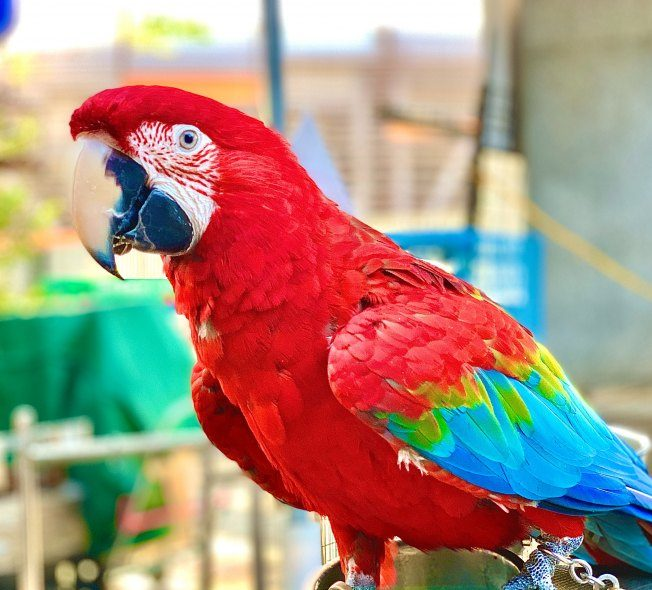
#> input picture images/parrot.jpg, 652 x 590 px
$ python 6_simple_thresholding.py
#> lines starting #> are read from the running program, lines starting #| are printed output that depends on the picture; after the words box and inside, x2 and y2 are one past the last pixel; in counts of white or black regions, pixels touching at a corner belong together
"""
Python program to illustrate
simple thresholding type on an image
"""
import cv2
import numpy as np
"""
path to input image is specified and image is loaded with imread command
"""
image1 = cv2.imread('images/parrot.jpg')
#> image1 is the input picture: shape (590, 652, 3); mean B, G, R 126.5, 140.3, 165.4
"""
cv2.cvtColor (convert color) is applied over the image input with applied parameters to convert the image in grayscale
"""
img = cv2.cvtColor(image1, cv2.COLOR_BGR2GRAY)
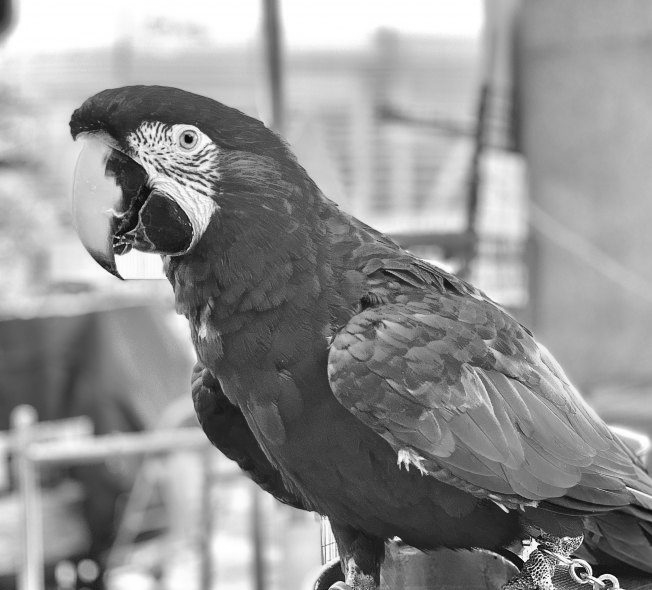
#> img: shape (590, 652); min 1, max 255, mean 146.2
"""
Applying different thresholding techniques on the input image all pixels value above 120 will be set to 255
"""
ret, thresh1 = cv2.threshold(img, 120, 255, cv2.THRESH_BINARY)
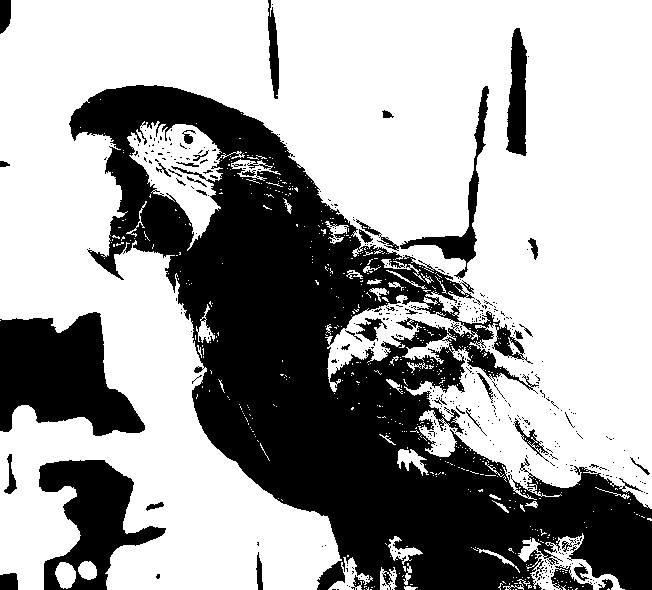
#> thresh1: shape (590, 652); 64% white; 453 black regions (411 under 20 px), largest, box (x1, y1, x2, y2) and area: (69, 85, 652, 590) 109332, (0, 312, 145, 436) 11729, (39, 460, 166, 590) 7735
ret, thresh2 = cv2.threshold(img, 120, 255, cv2.THRESH_BINARY_INV)
ret, thresh3 = cv2.threshold(img, 120, 255, cv2.THRESH_TRUNC)
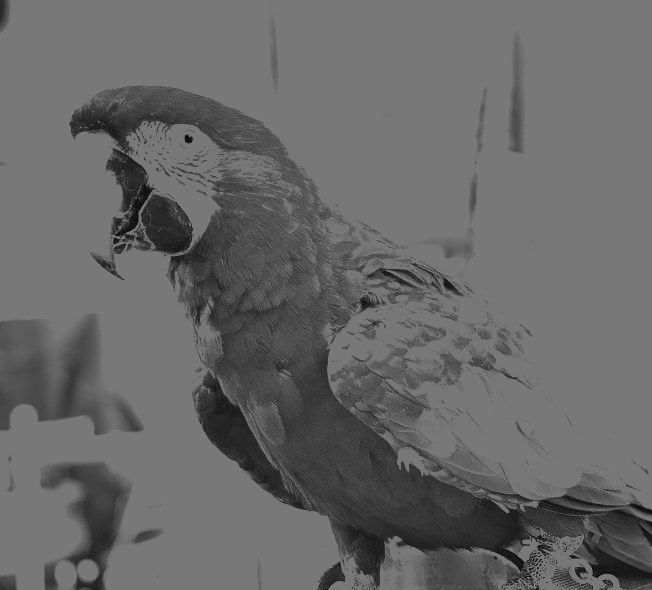
#> thresh3: shape (590, 652); min 1, max 120, mean 104.2
ret, thresh4 = cv2.threshold(img, 120, 255, cv2.THRESH_TOZERO)
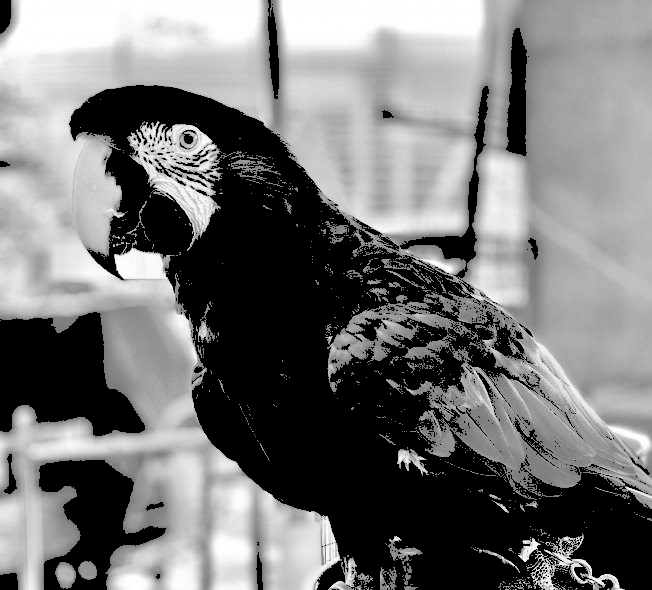
#> thresh4: shape (590, 652); min 0, max 255, mean 118.9
ret, thresh5 = cv2.threshold(img, 120, 255, cv2.THRESH_TOZERO_INV)
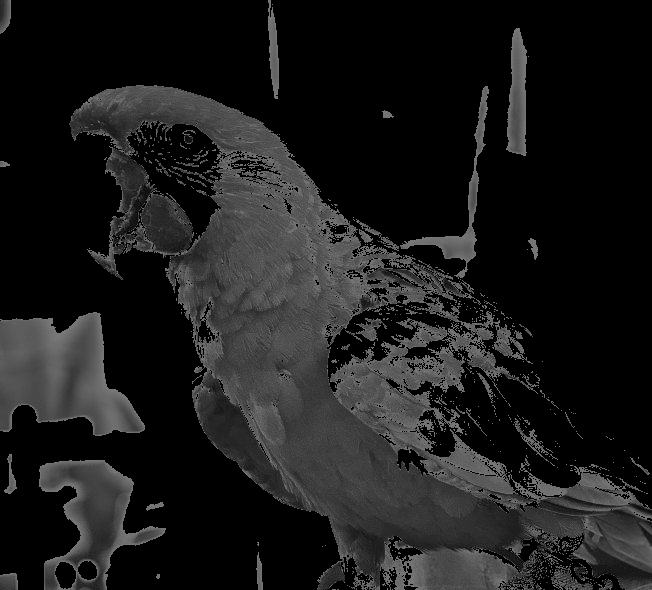
#> thresh5: shape (590, 652); min 0, max 120, mean 27.4
# the window showing output images
# with the corresponding thresholding
# techniques applied to the input images
cv2.imshow('Binary Threshold', thresh1)
cv2.imshow('Binary Threshold Inverted', thresh2)
cv2.imshow('Truncated Threshold', thresh3)
cv2.imshow('Set to 0', thresh4)
cv2.imshow('Set to 0 Inverted', thresh5)
# De-allocate any associated memory usage
if cv2.waitKey(0) & 0xff == 27:
#> (key Esc is pressed here)
    cv2.destroyAllWindows()
